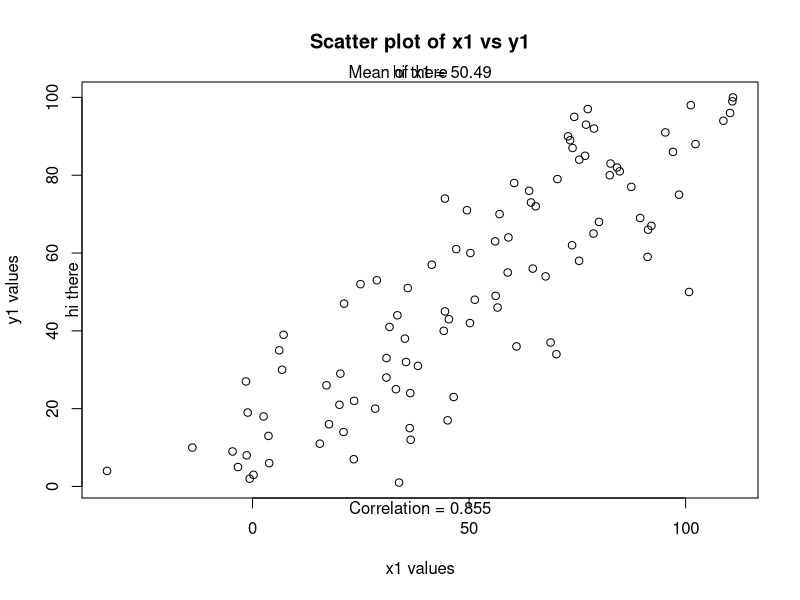
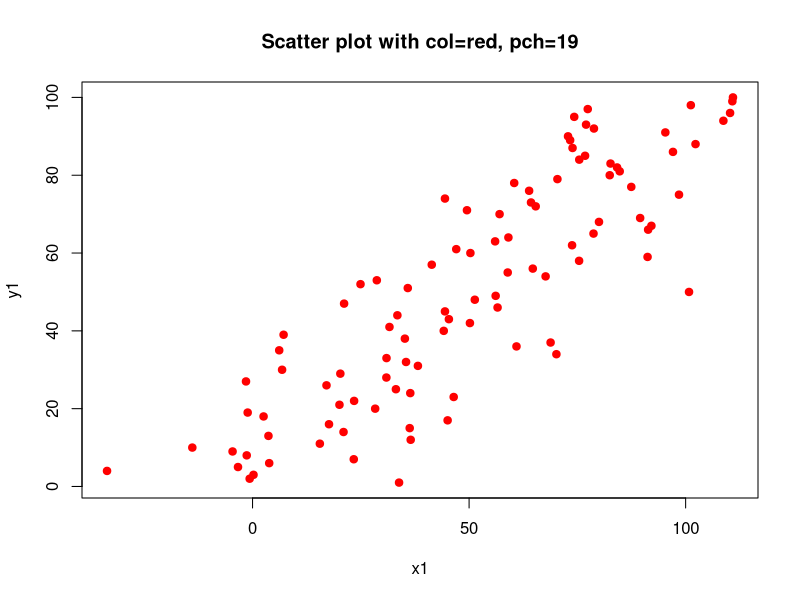
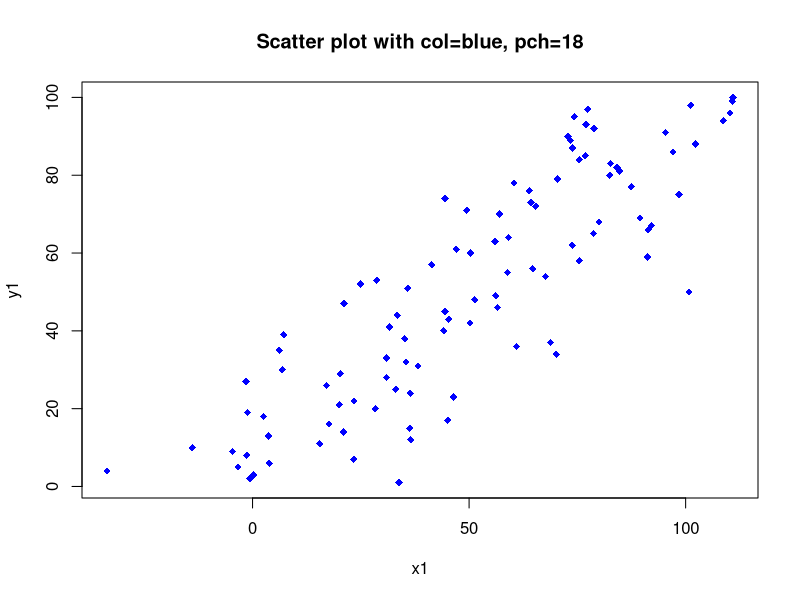
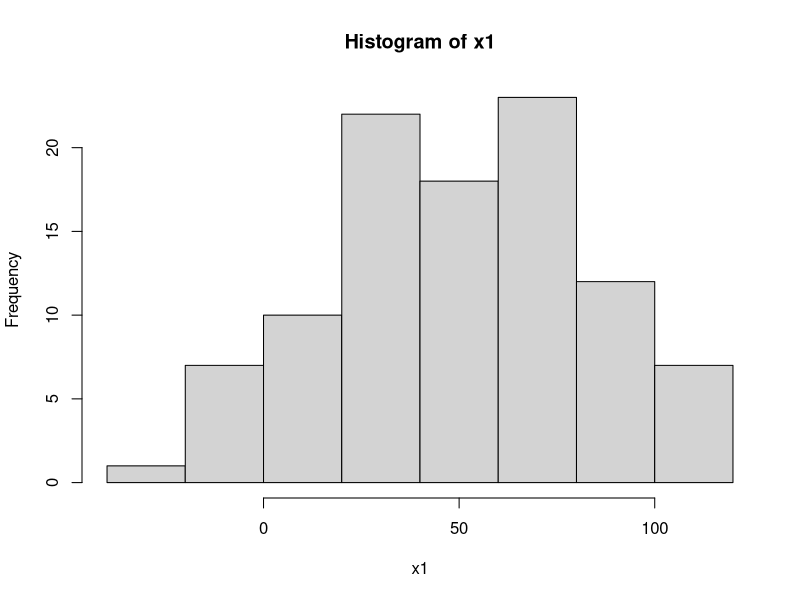
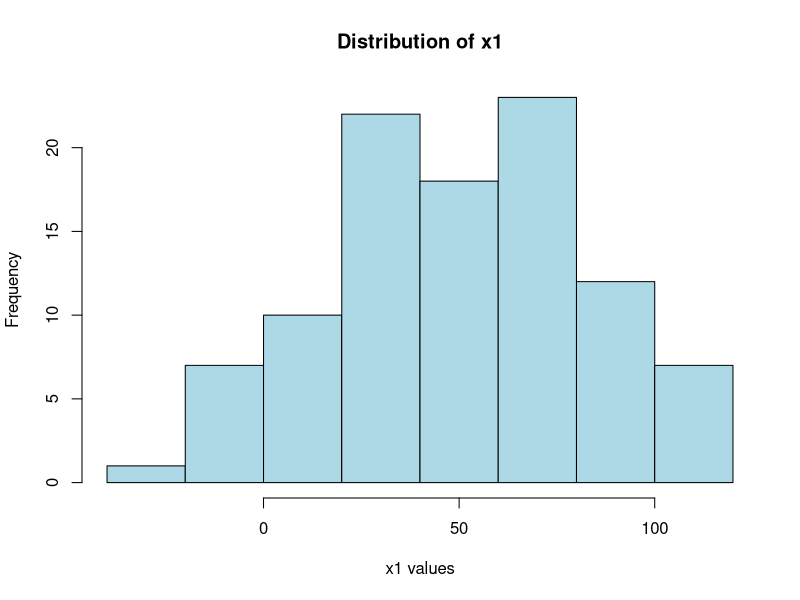
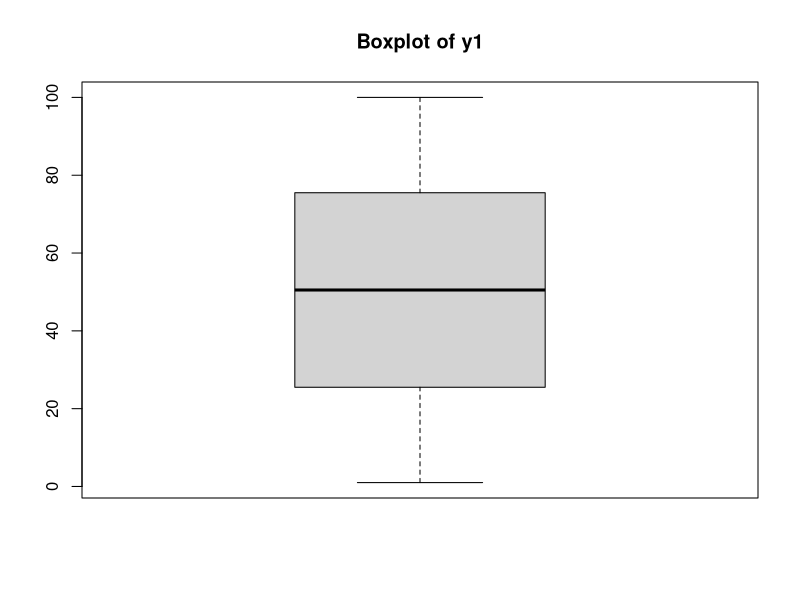
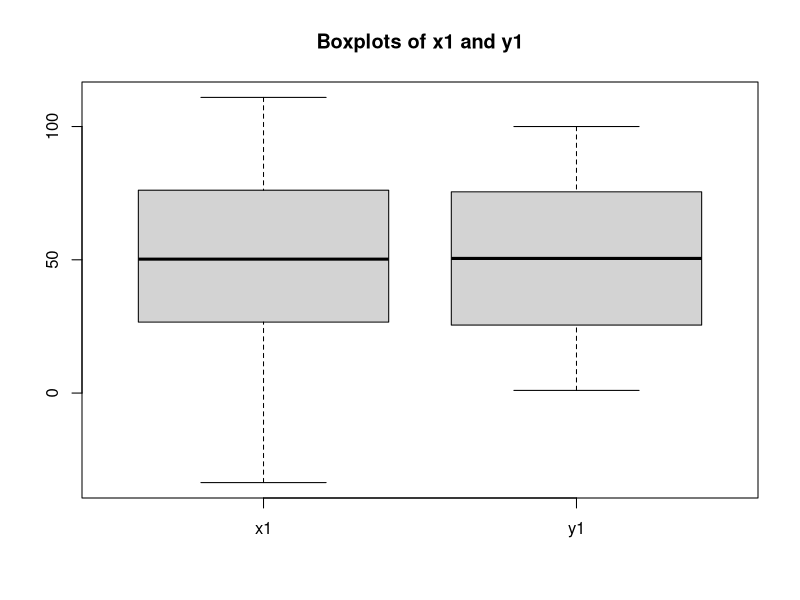
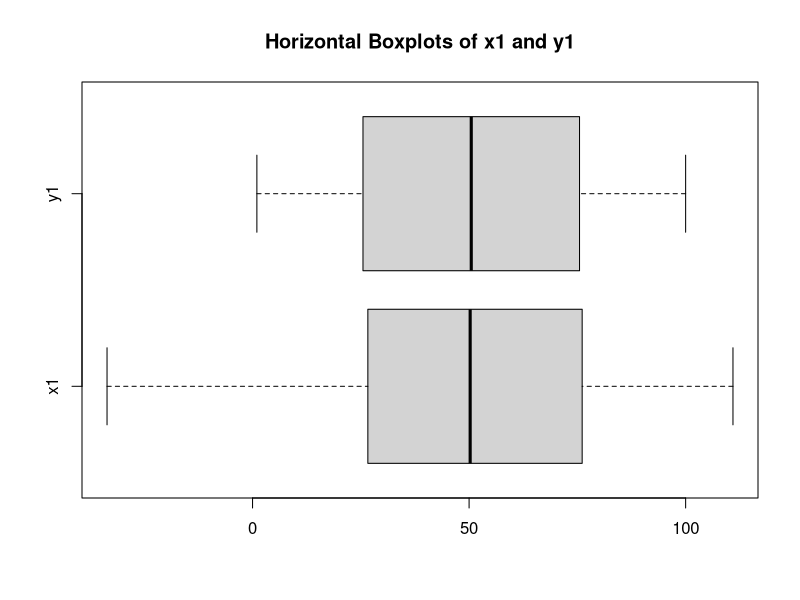

These figures' R source, in order:
# Set random seed and generate data
set.seed(1001)
x1 <- 1:100 + rnorm(100, mean=0, sd=15)
y1 <- 1:100

# Open PDF to save all plots
pdf("all_plots.pdf")

# 1,2,3: Scatter plot with title and axis labels
plot(x1, y1,
     main="Scatter plot of x1 vs y1",
     xlab="x1 values",
     ylab="y1 values")

# 4: Add margin text (top side = 3)
mtext(side=3, text="hi there")

# 5: Margin text on left side (side=2)
mtext(side=2, text="hi there")

# 6: Using paste() with mtext
mtext(side=3, text=paste("Mean of x1 =", round(mean(x1),2)))

# 7: Pearson correlation
cor_val <- cor(x1, y1)

# 8: Display correlation coefficient on plot
mtext(side=1, text=paste("Correlation =", round(cor_val, 3)))

# 9,10: Scatter plot with color and pch=19
plot(x1, y1, col="red", pch=19,
     main="Scatter plot with col=red, pch=19")

# 11: Scatter plot with pch=18
plot(x1, y1, col="blue", pch=18,
     main="Scatter plot with col=blue, pch=18")

# 12: Histogram of x1
hist(x1, main="Histogram of x1")

# 13: Customized histogram
hist(x1, col="lightblue",
     main="Distribution of x1",
     xlab="x1 values",
     ylab="Frequency")

# 14: Boxplot of y1
boxplot(y1, main="Boxplot of y1")

# 15: Boxplots of x1 and y1 together
boxplot(x1, y1,
        names=c("x1", "y1"),
        main="Boxplots of x1 and y1")

# 16: Horizontal boxplots
boxplot(x1, y1,
        names=c("x1", "y1"),
        horizontal=TRUE,
        main="Horizontal Boxplots of x1 and y1")

# 17: Multiple plots with par(mfrow=c(2,1))
par(mfrow=c(2,1))
boxplot(x1, main="Boxplot of x1")
hist(y1, main="Histogram of y1")

# 18: Multiple plots with par(mfrow=c(1,2))
par(mfrow=c(1,2))
boxplot(x1, main="Boxplot of x1")
hist(y1, main="Histogram of y1")

# Reset par settings
par(mfrow=c(1,1))

# Close the PDF device
dev.off()

# 19: In RStudio, you can also use the "Export" button for individual plots
# 20: All plots have been saved into "all_plots.pdf"
